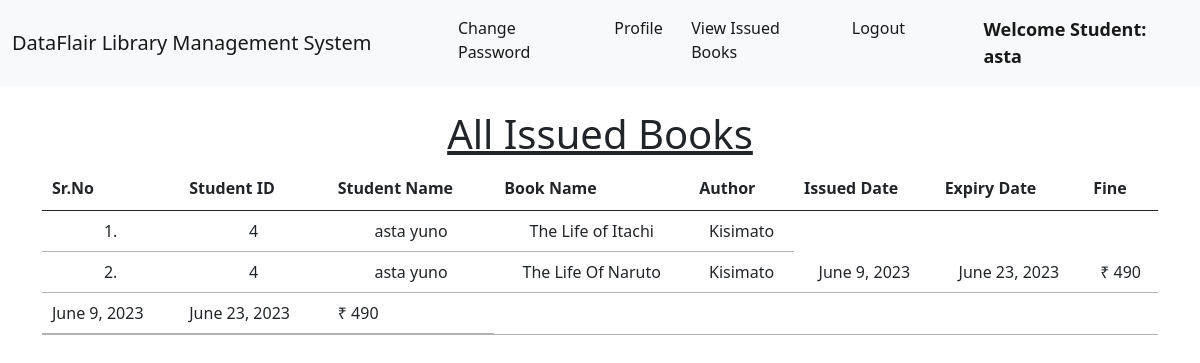
The page /student_issued_books/ (signed in) on the database its author committed.
### library/models.py (models this page shows, shortened)
class Book(models.Model):
    name = models.CharField(max_length=200)
    author = models.CharField(max_length=200)
    isbn = models.PositiveIntegerField()
    category = models.CharField(max_length=50)

class IssuedBook(models.Model):
    student_id = models.CharField(max_length=100, blank=True)
    isbn = models.CharField(max_length=13)
    issued_date = models.DateField(auto_now=True)
    expiry_date = models.DateField(default=expiry)

### library/views.py (the view)
# urls.py: path("student_issued_books/", views.student_issued_books, name="student_issued_books"),
@login_required(login_url = '/student_login')
def student_issued_books(request):
    student = Student.objects.filter(user_id=request.user.id)
    issuedBooks = IssuedBook.objects.filter(student_id=student[0].user_id)
    li1 = []
    li2 = []
    for i in issuedBooks:
        books = Book.objects.filter(isbn=i.isbn)
        for book in books:
            t=(request.user.id, request.user.get_full_name, book.name,book.author)
            li1.append(t)
        days=(date.today()-i.issued_date)
        d=days.days
        fine=0
        if d>15:
            day=d-14
            fine=day*5
        t=(issuedBooks[0].issued_date, issuedBooks[0].expiry_date, fine)
        li2.append(t)
    return render(request,'student_issued_books.html',{'li1':li1, 'li2':li2})

### library/templates/student_issued_books.html (shortened to what this page needs)
{% extends 'student_navbar.html' %}
{% load static %}
{% block body %}
<div class="container mt-4">
    <h1 class="text-center"><u>All Issued Books</u></h1>
    <table class="table table-hover" id="example">
        <thead>
            <tr class="text-center">
                <th>Sr.No</th>
                <th>Student ID</th>
                <th>Student Name</th>
                <th>Book Name</th>
                <th>Author</th>
                <th>Issued Date</th>
                <th>Expiry Date</th>
                <th>Fine</th>
            </tr>
        </thead>
        <tbody>
            {% for i in li1 %}
            <tr class="text-center">
                <td>{{forloop.counter}}.</td>
                <td>{{i.0}}</td>
                <td>{{i.1}}</td>
                <td>{{i.2}}</td>
                <td>{{i.3}}</td>
                {% endfor %}
                {% for i in li2 %}
                <td>{{i.0}}</td>
                <td>{{i.1}}</td>
                <td>₹ {{i.2}}</td>
            </tr>
            {% endfor %}
        </tbody>
    </table>
    </div>
{% endblock %}

### library/templates/student_navbar.html (shortened to what this page needs)
<!doctype html>
<html lang="en">
  <head>
    <link href="https://cdn.jsdelivr.net/npm/bootstrap@5.1.0/dist/css/bootstrap.min.css" rel="stylesheet">
    <link rel="stylesheet" href="https://cdn.datatables.net/1.10.25/css/jquery.dataTables.min.css">
    <link rel="stylesheet" href="https://cdn.datatables.net/buttons/1.7.1/css/buttons.dataTables.min.css">
  </head>
  <body>
    <nav class="navbar navbar-expand-lg navbar-light bg-light sticky-top">
        <div class="container-fluid">
          <a class="navbar-brand" href="#">DataFlair Library Management System</a>
          <div class="collapse navbar-collapse" id="navbarSupportedContent">
            <ul class="navbar-nav me-auto mb-2 mb-lg-0">
              <li class="nav-item">
                <a class="nav-link active" aria-current="page" href="/change_password/">Change Password</a>
              </li>
              <li class="nav-item">
                <a class="nav-link active" aria-current="page" href="/profile/">Profile</a>
              </li>
              <li class="nav-item">
                <a class="nav-link active" aria-current="page" href="/student_issued_books/">View Issued Books</a>
              </li>
              <li class="nav-item">
                <a class="nav-link active" aria-current="page" href="/logout/">Logout</a>
              </li>
              <li class="nav-item">
                <a style="font-weight:600; font-family:'Segoe UI', Tahoma, Geneva, Verdana, sans-serif; font-size: large;" class="nav-link active" href="#">Welcome Student: {{request.user}}</a>
              </li>
            </ul>
          </div>
        </div>
      </nav>
      {% block body %}
      {% endblock %}
  </body>
</html>

### rows shown on the page
Book: name "The Life of Itachi", author "Kisimato"
Book: name "The Life Of Naruto", author "Kisimato"
IssuedBook: issued_date "June 9, 2023" "June 9, 2023", expiry_date "June 23, 2023" "June 23, 2023"

### other values the page prints
{{ request.user }} "asta"
{{ i.0 }} "4" "4"
{{ i.1 }} "asta yuno" "asta yuno"
{{ i.2 }} "490" "490"
